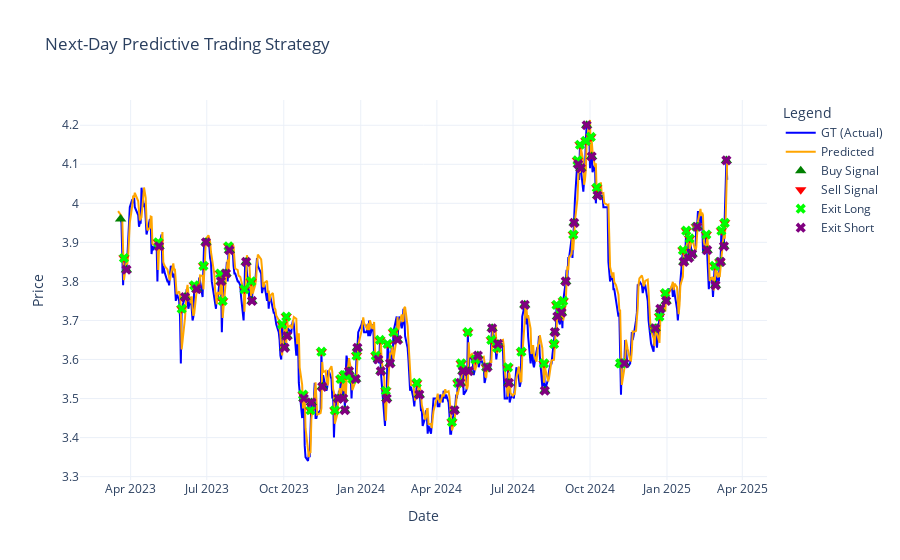

The notebook cell saved with this chart:
### Code cell
import plotly.graph_objects as go

# Extract series
dates = test_df.index
gt = test_df['GT']
predict = test_df['Predict']

# Separate long/short entries & exits from the trade log
entry_long = trade_log_df[trade_log_df['Action'].str.contains("Open Long")]
entry_short = trade_log_df[trade_log_df['Action'].str.contains("Open Short")]
exit_long = trade_log_df[trade_log_df['Action'].str.contains("Close Long")]
exit_short = trade_log_df[trade_log_df['Action'].str.contains("Close Short")]

# Create the interactive plot
fig = go.Figure()

# Ground truth price line
fig.add_trace(go.Scatter(x=dates, y=gt, mode='lines', name='GT (Actual)', line=dict(color='blue')))

# Predicted price line
fig.add_trace(go.Scatter(x=dates, y=predict, mode='lines', name='Predicted', line=dict(color='orange')))

# Entry Long signals
fig.add_trace(go.Scatter(
    x=entry_long['Date'], y=entry_long['Price'],
    mode='markers',
    name='Buy Signal',
    marker=dict(symbol='triangle-up', size=10, color='green')
))

# Entry Short signals
fig.add_trace(go.Scatter(
    x=entry_short['Date'], y=entry_short['Price'],
    mode='markers',
    name='Sell Signal',
    marker=dict(symbol='triangle-down', size=10, color='red')
))

# Exit Long signals
fig.add_trace(go.Scatter(
    x=exit_long['Date'], y=exit_long['Price'],
    mode='markers',
    name='Exit Long',
    marker=dict(symbol='x', size=9, color='lime')
))

# Exit Short signals
fig.add_trace(go.Scatter(
    x=exit_short['Date'], y=exit_short['Price'],
    mode='markers',
    name='Exit Short',
    marker=dict(symbol='x', size=9, color='purple')
))

# Layout settings
fig.update_layout(
    title='Next-Day Predictive Trading Strategy',
    xaxis_title='Date',
    yaxis_title='Price',
    legend_title='Legend',
    template='plotly_white',
    hovermode='closest'
)

fig.show()
